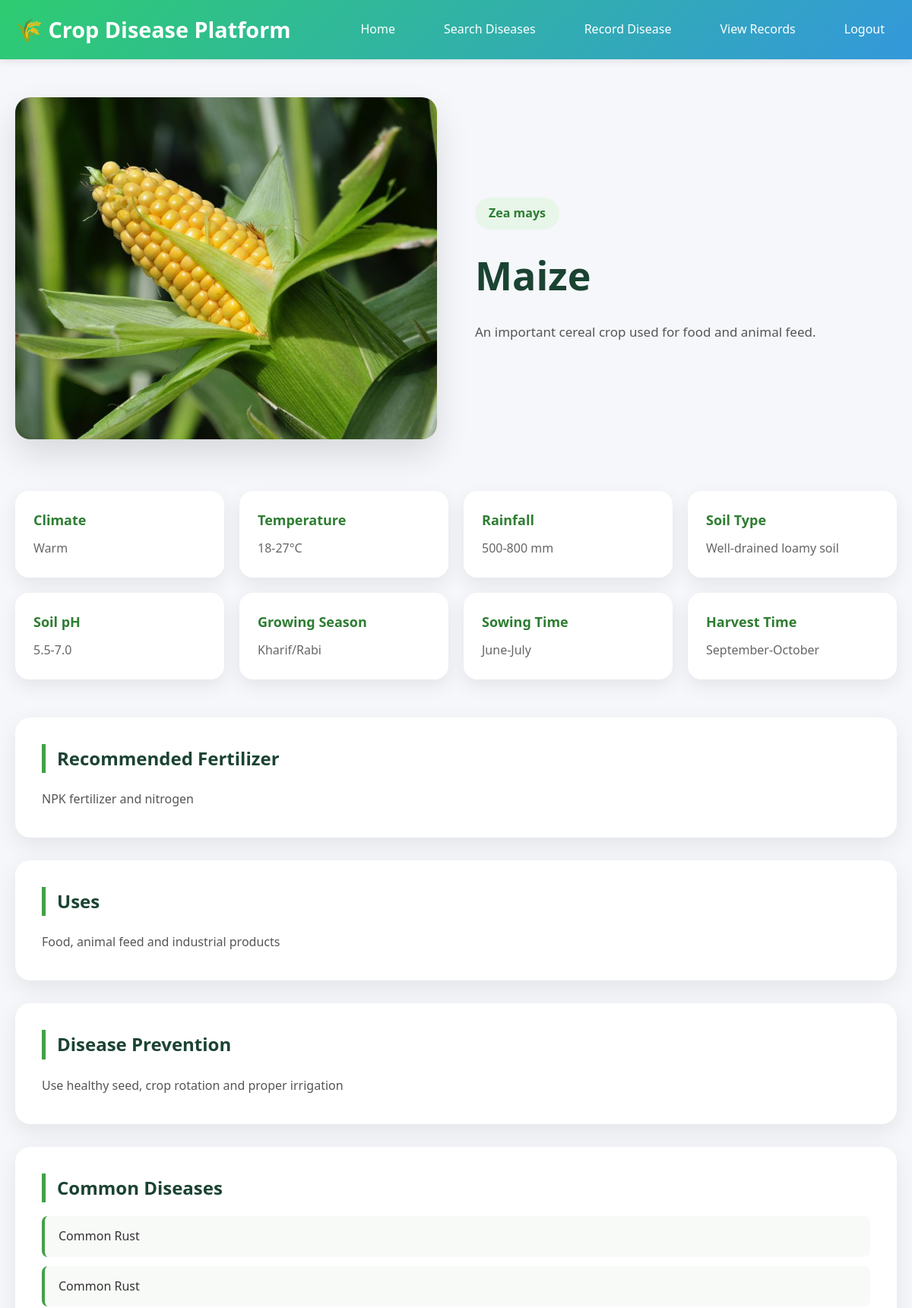
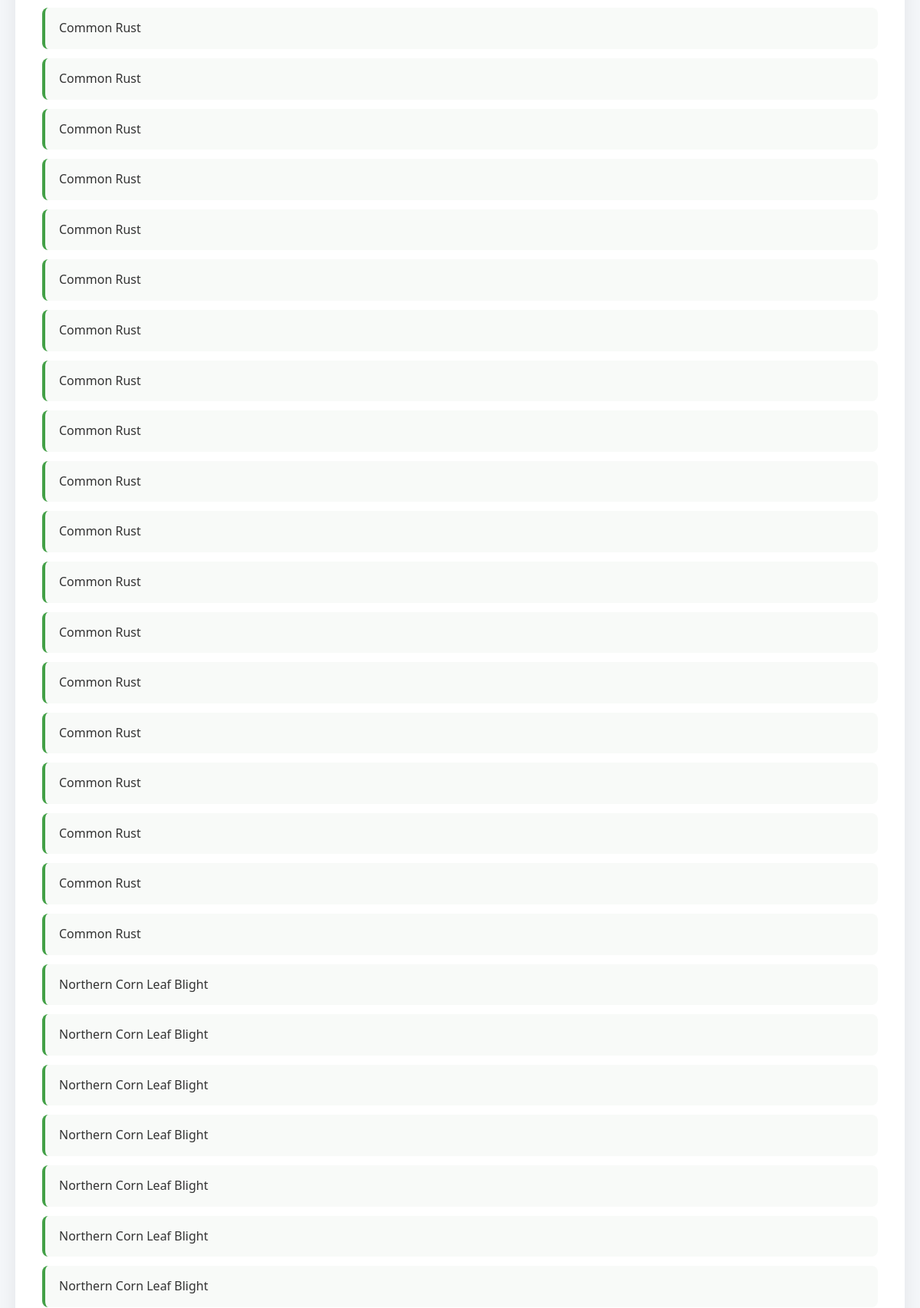
Page /crop/4 (signed in, upper part) on the committed database (2 pictures, top to bottom).
### tables this page shows
CREATE TABLE crops (
        id INTEGER PRIMARY KEY AUTOINCREMENT,
        name TEXT UNIQUE NOT NULL,
        description TEXT,
        scientific_name TEXT,
        climate TEXT,
        temperature TEXT,
        rainfall TEXT,
        soil TEXT,
        soil_ph TEXT,
        season TEXT,
        sowing_time TEXT,
        harvesting_time TEXT,
        fertilizer TEXT,
        uses TEXT,
        prevention TEXT
    );

CREATE TABLE diseases (
        id INTEGER PRIMARY KEY AUTOINCREMENT,
        crop_id INTEGER,
        name TEXT,
        symptoms TEXT,
        cause TEXT,
        treatment TEXT,
        prevention TEXT,
        severity TEXT
    );

### app.py (the view)
@app.route("/crop/<int:crop_id>")
def crop_details(crop_id):
    conn = get_db()
    crop = conn.execute("""
        SELECT
            name,
            description,
            scientific_name,
            climate,
            temperature,
            rainfall,
            soil,
            soil_ph,
            season,
            sowing_time,
            harvesting_time,
            fertilizer,
            uses,
            prevention
        FROM crops
        WHERE id = ?
    """, (crop_id,)).fetchone()
    diseases = conn.execute("""
        SELECT name
        FROM diseases
        WHERE crop_id = ?
        ORDER BY name
    """, (crop_id,)).fetchall()
    conn.close()
    if not crop:
        return "Crop not found", 404
    return render_template(
        "crop_details.html",
        crop=crop,
        diseases=diseases
    )

### app.py (called while the page is built)
def get_db():
    conn = sqlite3.connect(app.config["DATABASE"])
    conn.row_factory = sqlite3.Row
    return conn

@app.before_request
def auth():
    if request.endpoint not in ["login", "register", "static"] and "user_id" not in session:
        return redirect(url_for("login"))

### templates/crop_details.html (shortened to what this page needs)
{% extends "base.html" %}
{% block content %}
<section class="crop-page">
    <div class="crop-hero">
        <div class="crop-detail-image">
            {% if crop[0] == "Rice" %}
                <img src="{{ url_for('static', filename='images/crops/rice.jpg') }}">
            {% elif crop[0] == "Wheat" %}
                <img src="{{ url_for('static', filename='images/crops/wheat.jpg') }}">
            {% elif crop[0] == "Tomato" %}
                <img src="{{ url_for('static', filename='images/crops/tomato.jpg') }}">
            {% elif crop[0] == "Potato" %}
                <img src="{{ url_for('static', filename='images/crops/potato.jpg') }}">
            {% elif crop[0] == "Maize" %}
                <img src="{{ url_for('static', filename='images/crops/maize.jpg') }}">
            {% endif %}
        </div>
        <div class="crop-content">
            <span class="crop-tag">
                {{ crop[2] }}
            </span>
            <h1>{{ crop[0] }}</h1>
            <p>
                {{ crop[1] }}
            </p>
        </div>
    </div>
    <div class="info-grid">
        <div class="info-box">
            <h3>Climate</h3>
            <p>{{ crop[3] }}</p>
        </div>
        <div class="info-box">
            <h3>Temperature</h3>
            <p>{{ crop[4] }}</p>
        </div>
        <div class="info-box">
            <h3>Rainfall</h3>
            <p>{{ crop[5] }}</p>
        </div>
        <div class="info-box">
            <h3>Soil Type</h3>
            <p>{{ crop[6] }}</p>
        </div>
        <div class="info-box">
            <h3>Soil pH</h3>
            <p>{{ crop[7] }}</p>
        </div>
        <div class="info-box">
            <h3>Growing Season</h3>
            <p>{{ crop[8] }}</p>
        </div>
        <div class="info-box">
            <h3>Sowing Time</h3>
            <p>{{ crop[9] }}</p>
        </div>
        <div class="info-box">
            <h3>Harvest Time</h3>
            <p>{{ crop[10] }}</p>
        </div>
    </div>
    <div class="content-card">
        <h2>Recommended Fertilizer</h2>
        <p>{{ crop[11] }}</p>
    </div>
    <div class="content-card">
        <h2>Uses</h2>
        <p>{{ crop[12] }}</p>
    </div>
    <div class="content-card">
        <h2>Disease Prevention</h2>
        <p>{{ crop[13] }}</p>
    </div>
    <div class="content-card">
        <h2>Common Diseases</h2>
        {% if diseases %}
        <ul class="disease-list">
            {% for disease in diseases %}
            <li>{{ disease[0] }}</li>
            {% endfor %}
        </ul>
        {% else %}
        <p>No diseases available.</p>
        {% endif %}
    </div>
</section>
{% endblock %}

### static/css/style.css (style rules this page uses)
* { margin: 0; padding: 0; box-sizing: border-box; }
:root { --primary-color: #2ecc71; --secondary-color: #3498db; --danger-color: #e74c3c; --warning-color: #f39c12; --dark-color: #2c3e50; --light-color: #ecf0f1; --border-radius: 8px; --transition: all 0.3s ease; }
body { font-family: 'Segoe UI', Tahoma, Geneva, Verdana, sans-serif; line-height: 1.6; color: #333; background-color: #f5f7fa; }
.crop-page { max-width:1200px; margin:50px auto; }
.crop-hero { display:grid; grid-template-columns:1fr 1fr; gap:50px; align-items:center; margin-bottom:60px; }
.crop-detail-image img { width:100%; height:450px; object-fit:cover; border-radius:20px; box-shadow:0 20px 45px rgba(0,0,0,.12); }
.crop-tag { display:inline-block; padding:8px 18px; background:#E8F5E9; color:#2E7D32; border-radius:50px; font-weight:600; margin-bottom:18px; }
.crop-content h1 { font-size:52px; color:#1b4332; margin-bottom:18px; }
.crop-content p { color:#555; line-height:1.9; font-size:17px; }
.info-grid { display:grid; grid-template-columns:repeat(4,1fr); gap:20px; margin-bottom:50px; }
.info-box { background:white; border-radius:18px; padding:24px; box-shadow:0 8px 25px rgba(0,0,0,.08); transition:.3s; }
.info-box h3 { color:#2E7D32; margin-bottom:10px; font-size:18px; }
.info-box p { color:#666; line-height:1.7; }
.content-card { background:white; border-radius:20px; padding:35px; margin-bottom:30px; box-shadow:0 10px 30px rgba(0,0,0,.08); }
.content-card h2 { color:#1b4332; margin-bottom:18px; border-left:5px solid #43A047; padding-left:15px; }
.content-card p { color:#555; line-height:2; text-align:justify; }
.disease-list { list-style:none; padding:0; }
.disease-list li { padding:14px 18px; margin-bottom:12px; background:#f8faf8; border-left:4px solid #43A047; border-radius:8px; font-size:16px; }

### rows in the picture
crops: scientific_name "Zea mays", name "Maize", description "An important cereal crop used for food and animal feed.", climate "Warm", temperature "18-27°C", rainfall "500-800 mm", soil "Well-drained loamy soil", soil_ph "5.5-7.0", season "Kharif/Rabi", sowing_time "June-July", harvesting_time "September-October", fertilizer "NPK fertilizer and nitrogen", uses "Food, animal feed and industrial products", prevention "Use healthy seed, crop rotation and proper irrigation"
diseases: name "Common Rust"
diseases: name "Common Rust"
diseases: name "Common Rust"
diseases: name "Common Rust"
diseases: name "Common Rust"
diseases: name "Common Rust"
diseases: name "Common Rust"
diseases: name "Common Rust"
diseases: name "Common Rust"
diseases: name "Common Rust"
diseases: name "Common Rust"
diseases: name "Common Rust"
diseases: name "Common Rust"
diseases: name "Common Rust"
diseases: name "Common Rust"
diseases: name "Common Rust"
diseases: name "Common Rust"
diseases: name "Common Rust"
diseases: name "Common Rust"
diseases: name "Common Rust"
diseases: name "Common Rust"
diseases: name "Northern Corn Leaf Blight"
diseases: name "Northern Corn Leaf Blight"
diseases: name "Northern Corn Leaf Blight"
diseases: name "Northern Corn Leaf Blight"
diseases: name "Northern Corn Leaf Blight"
diseases: name "Northern Corn Leaf Blight"
diseases: name "Northern Corn Leaf Blight"
